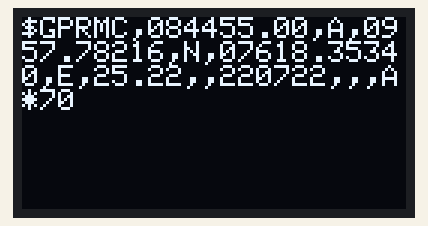
Bench run of a sketch on a simulated Arduino Uno, built with avr-gcc and run on an emulated ATmega328P. Parts: 128×64 one-colour display.

Above: at 0.1 s.

The sketch:

older_128x32_test.ino
```cpp
#include <SPI.h>
#include <Wire.h>
//#include <EEPROM.h>
#include <Adafruit_GFX.h>
#include <Adafruit_SSD1306.h>

#define SCREEN_WIDTH 128 // OLED display width, in pixels
#define SCREEN_HEIGHT 64 // OLED display height, in pixels
#define OLED_RESET     4 // Reset pin # (or -1 if sharing Arduino reset pin)
#define SCREEN_ADDRESS 0x3C///< See datasheet for Address; 0x3D for 128x64, 0x3C for 128x32
Adafruit_SSD1306 display(SCREEN_WIDTH, SCREEN_HEIGHT, &Wire, OLED_RESET);


#define LOGO_HEIGHT   16
#define LOGO_WIDTH    16

static const unsigned char PROGMEM logo_bmp[] =
{ 0b00000000, 0b11000000,
  0b00000001, 0b11000000,
  0b00000001, 0b11000000,
  0b00000011, 0b11100000,
  0b11110011, 0b11100000,
  0b11111110, 0b11111000,
  0b01111110, 0b11111111,
  0b00110011, 0b10011111,
  0b00011111, 0b11111100,
  0b00001101, 0b01110000,
  0b00011011, 0b10100000,
  0b00111111, 0b11100000,
  0b00111111, 0b11110000,
  0b01111100, 0b11110000,
  0b01110000, 0b01110000,
  0b00000000, 0b00110000
};

void testDisplay()
{


  display.clearDisplay();
  display.setTextSize(1);
  display.setTextColor(SSD1306_WHITE);
  display.setCursor(0, 2);
  display.print("15:40 PM 12:20 PM 8:05 AM");
  display.setTextSize(1);
  //display.println(" PM");
  display.setTextSize(1);
  display.setCursor(0, 10);
  display.print(12);
  display.setTextSize(1);
  display.println("kmh");

display.setTextSize(3);
  display.setCursor(80, 10);
  display.print(55);

   display.display();

}

void showGpsData()
{
  display.clearDisplay();
  display.setTextSize(1);
  display.setTextColor(SSD1306_WHITE);
  display.setCursor(0, 0);
  String buff="$GPRMC,084455.00,A,0957.78216,N,07618.35340,E,25.22,,220722,,,A*70";
  display.print(buff);
   display.display();
}

void setup() {
  if (!display.begin(SSD1306_SWITCHCAPVCC, SCREEN_ADDRESS)) {
    Serial.println(F("SSD1306 allocation failed"));
    for (;;); // Don't proceed, loop forever
  }
  display.clearDisplay();
  display.display();

}

void loop() {
  //testDisplay();
  showGpsData();
  delay(1000);

}
```
